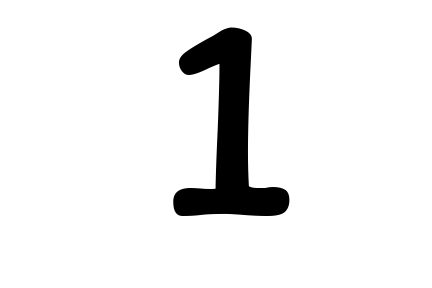
#> input picture imgs/chars/font1/1.png, 432 x 288 px, found by its file name
$ jupyter execute --allow-errors 'Final OCR result.ipynb'   (shell and % lines are left out)   (text cells are left out)
#> lines starting #> are read from the running program, lines starting #| are printed output that depends on the picture; pictures that were not available may be replaced by others from this repository, and a replacement may not be noted
### code/OCR.py
import Mathematical_Morphology as morpho
import MeanShift as MeanShift
import Niblack as niblack
import LabelingRegions as LabelingRegions
import LettersNumbersClassification as LetNumClassif
import correctPerspective as correctPerspective

import numpy as np
from PIL import Image


"""
classifyImages: Returns the final text as string
"""
def classifyImages(imgs):

    return LetNumClassif.ClassifyLettersNumbers(imgs)


"""
segmentRegions: Returns the list of letters or numbers segmented
"""
# [61 lines left out: function segmentRegions, not called in this run]


"""
labelingRegions: Labels each region of a binary image

input:
    - img: Image to label the regions
    - connectivity: Connectivity of the regions to be used, C4 or C8.

output:
    - im_out: Image result where all pixels of the same region have the same value
    - labels: Values that are used in the im_out for each region and the quantity of pixels
              that are in that region.
"""
# [11 lines left out: function labelingRegions, not called in this run]


"""
light_correction_and_binarize: It corrects the light in the image and binarize it

input:
    - img: The image wanted
    - method: 0 for Opening Residue + Mean shift, 1 for Niblack

output:
    - img_bin: image binarized
"""
def light_correction_and_binarize(img, method=0):

    if(method==0):

        img_op_res = morpho.openingResidue(img, 20, 20)
        X = img_op_res.reshape(-1, 1)
        finalPoints = MeanShift.MeanShift(X, h=10)

        clusterColors = {}
        colores = []
        cm = list(map(str, finalPoints))
        quantities = {}

        for c in cm:
            if c in clusterColors:
                colores.append(clusterColors[c])
                quantities[c] = quantities[c] + 1
            else:
                newColor = np.random.default_rng().uniform(0,255,3).astype(np.uint8)
                clusterColors[c] = newColor
                quantities[c] = 1
                colores.append(clusterColors[c])


        print("Number of clusters generated: " + str(len(clusterColors)))

        maxQ = 0
        maxQVal = 0
        minQ = 10
        minQVal = []

        imagen_clusterizada = np.zeros((img.shape[0], img.shape[1], 3), dtype=np.uint32)
        asignaciones2 = np.round(finalPoints.reshape(img.shape[0], img.shape[1]), 5)

        for k,v in clusterColors.items():
            imagen_clusterizada[asignaciones2==round(float(k[1:-1]), 5)] = v

            if quantities[k] > maxQ:
                maxQ = quantities[k]
                maxQVal = v

            if quantities[k] < minQ:
                minQVal.append(v)

        image_letters = np.where(imagen_clusterizada!=maxQVal, 1, 0)

        for mv in minQVal:
            image_letters = np.where(imagen_clusterizada!=mv, image_letters, 0)

        image_letters = image_letters[:, :, 0]


    else:

        #image_letters = niblack.NiblackBinarization(img, 15, 15, 0.3)
        image_letters = niblack.NiblackBinarization(img, 20, 20, 0.5)

    return image_letters


"""
correct_perspective: It returns the image without perspective if it had.
It also crops the image to the main region.
"""
def correct_perspective(img):

    return correctPerspective.correctPerspective(img)


"""
OCR main function. If it found text in the image, it returns it as string.

input:
    - im: The image that want to recognize the text
    - light_method: Method used in light correction and binarization. -1 for none, 0 for Opening Residue + Mean shift, 1 for Niblack
    - labelingConnectivity: C8 for connectivity-eight and C4 for connectivity-four

output:
    - text: The text found in the image as string
"""
def OCR(im, light_method = -1, labelingConnectivity = 'C8', perspective_correction = -1):

    if (perspective_correction != -1):

        im = correct_perspective(im)
        im = np.mean(im, axis=2)
        im = 255 - im

    im = Image.fromarray(im)
    im = np.asarray(im.resize((500, 500)))

    if (light_method != -1):

        im = light_correction_and_binarize(im, light_method)

    [im, labels] = labelingRegions(im, labelingConnectivity)

    letters = segmentRegions(im, labels)

    text = classifyImages(letters)

    return text

### code/Final OCR result.ipynb
[cell 1]
import matplotlib.pyplot as plt

import warnings
warnings.filterwarnings("ignore")

import numpy as np
import random
from sklearn.datasets import make_blobs
from PIL import Image
import cv2

import OCR as OCR

[cell 2]
img = cv2.imread('../imgs/photos/1.png')
#> img is the input picture: shape (288, 432, 3); min 0, max 255, mean 236.4

plt.figure()
plt.imshow(img)
plt.show()

#> (the rest of this cell did not finish here and is left out)


print(text1)

[cell 3]
#img = np.asarray(Image.open('../imgs/chars/labels/etiqueta1.png'), dtype=np.uint32)
img = Image.open('../imgs/experiments/segmentation/b6.png')
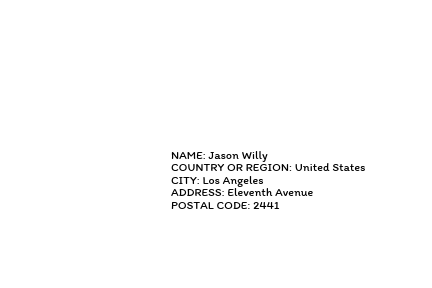
#> input picture imgs/chars/labels/etiqueta1.png, 432 x 288 px, given in place of b6.png, which was not available
#> img is the input picture: PIL image 432x288 RGBA; mean R, G, B, A 252, 252, 252, 255

plt.figure()
plt.imshow(img, cmap="gray")
plt.show()

img = np.mean(img, axis=2)
#> img: shape (288, 432) float64

img = 255 - img
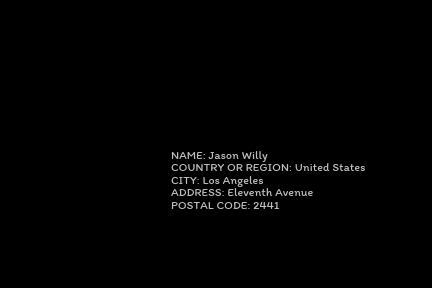
#> img: shape (288, 432) float64; min 0, max 191.2, mean 2.3
#img = np.where(img > 150, 0, 1)

print(img.shape)
#| (288, 432)

[cell 4]
import LettersNumbersClassification as LetNumClassif

# Train the MLP (only need to do it once as it saves the model in a file, so now it is commented)
#LetNumClassif.train('../imgs/chars')

#> (a cell that did not finish here is left out)

#> call 2 of OCR, with light_method = 1, labelingConnectivity = 'C8', perspective_correction = -1
#> in OCR (call 2), `im = np.asarray(im.resize((500, 500)))`:
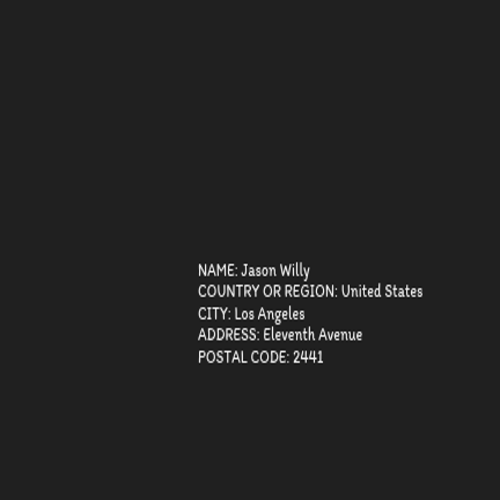
#> im: shape (500, 500) float32; min -29.91, max 207.3, mean 2.3; drawn with min black and max white
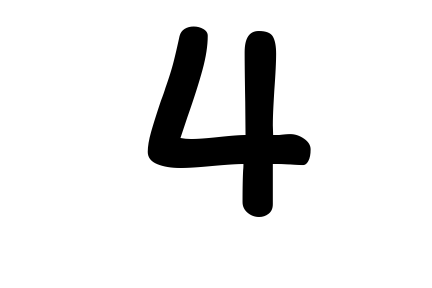
#> input picture imgs/chars/font1/4.png, 432 x 288 px, given in place of b1.png, which was not available
#> further down, img is the input picture: PIL image 432x288 RGBA; mean R, G, B, A 229.5, 229.5, 229.5, 255
#> `img = np.mean(img, axis=2)`:
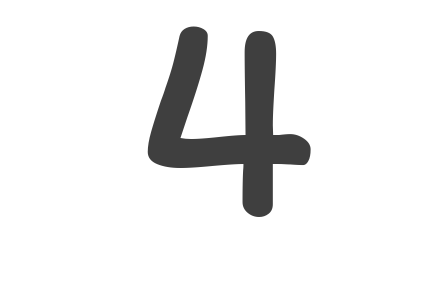
#> img: shape (288, 432) float64; min 63.75, max 255, mean 235.9
#> `img = 255 - img`:
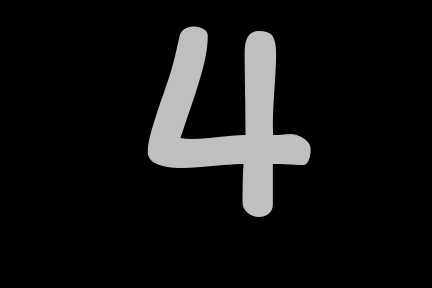
#> img: shape (288, 432) float64; min 0, max 191.2, mean 19.1

print(im0)

[cell 6]
s1 = "NAME JASON JAMES\nCOUNTRY UNITED STATES\nCITY LOS ANGELES\nADDRESS ELEVENTH AVENUE\nZIP CODE 90650"
s6 = "NAME LINA RIDER\nCOUNTRY UNITED STATES\nCITY NEW YORK\nADDRESS MAIDEN LANE 3\nZIP CODE 10038"
s9 = "NAME JACOB ANDERSON\nCOUNTRY UNITED STATES\nCITY LOS ANGELES\nADDRESS BEVERLY HILLS 8\nZIP CODE 90011"
s10 = "NAME SHANON CARTER\nCOUNTRY UNITED STATES\nCITY LOS ANGELES\nADDRESS FIGUEROA STREET 4\nZIP CODE 90017"
groundtruth = [s1, s6, s9, s10]

[cell 7]
recog_text = []

#> (the rest of this cell did not finish here and is left out)

#> call 3 of OCR, with light_method = 1, labelingConnectivity = 'C8', perspective_correction = -1
#> in OCR (call 3), `im = np.asarray(im.resize((500, 500)))`:
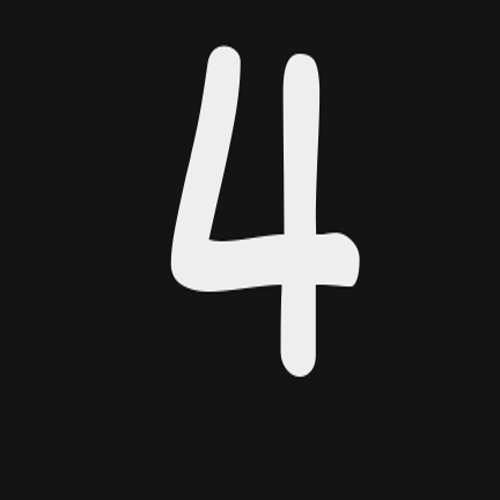
#> im: shape (500, 500) float32; min -17.61, max 205.4, mean 19.1; drawn with min black and max white

    recog_text.append(texto)

    """
    print('Recognized text: ' + texto)
    print('\n\n')
    print('Groundtruth: ' + groundtruth[i])
    print('---------------------------------------\n')
    """

[cell 8]
hits = 0

for i,v in enumerate(recog_text):
    for word in v.split(' '):
        if len(word) > 1:
            if word in groundtruth[i]:
                hits = hits + 1

[cell 9]
grountruth_words = 0

for i,v in enumerate(groundtruth):
    for word in v.split(' '):
        grountruth_words = grountruth_words + 1

[cell 10]
HitsRate = hits/grountruth_words

print('The hit rate is calculated as (correct words / total words),\ntaking into account that an error in a single letter is already considered a wrong word.\n')
print('Hit rate: ', round(HitsRate, 2))
